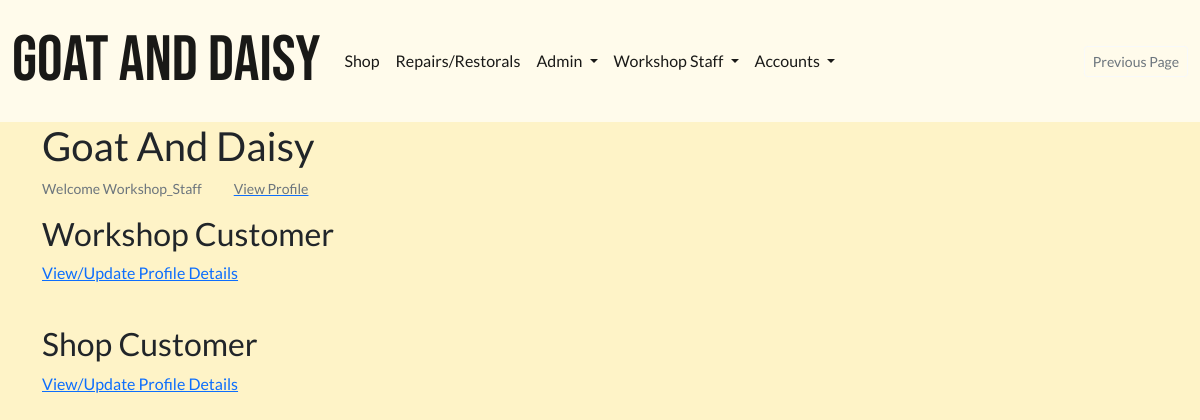
Before: /shop/all-shop-customers/ (signed in) with the older database file.
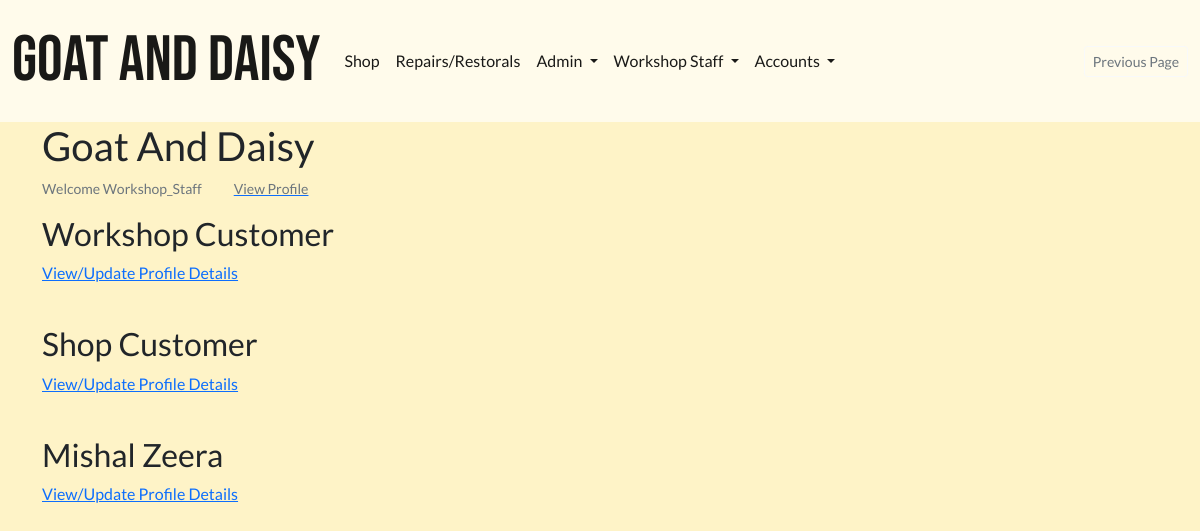
After: the same page with the newer database file.
### profiles/models.py (models this page shows, shortened)
class Customer(models.Model):
    username = models.OneToOneField(
        User, on_delete=models.CASCADE, null=True, editable=False)
    email = models.EmailField(unique=True, default="start@domain.dj")
    full_name = models.CharField(max_length=100, null=True, blank=True)
    address1 = models.CharField(max_length=100, null=True, blank=True)
    address2 = models.CharField(max_length=100, null=True, blank=True)
    postcode = models.CharField(max_length=40, null=True, blank=True)
    town_or_city = models.CharField(max_length=40, null=True, blank=True)
    country = models.CharField(max_length=40, null=True, blank=True)
    notes = models.TextField(null=True, blank=True)
    staff_notes = models.TextField(null=True, blank=True)
    has_active_shop_orders = models.BooleanField(default=False)
    has_active_repairs = models.BooleanField(default=False)

### shop/views.py (the view)
# urls.py: path('all-shop-customers/', views.AllShopCustomers.as_view(),
class AllShopCustomers(GroupRequiredMixin, ListView):
    group_required = [u'General Staff']
    queryset = Customer.objects.all()
    template_name = 'shop/all_customers.html'
    context_object_name = 'customers'

### invoices/contexts.py (called while the page is built, shortened)
def shopping_cart(request):
    template_cart = []
    products_count = 0
    order_amount = 0
    shipping = 500
    cart = request.session.get('cart', {})
    for item in enumerate(template_cart):
        products_count += 1
    order_total = order_amount + shipping
    stripe_total = round(order_total * 100)
    context = {
        'template_cart': template_cart,
        'products_count': products_count,
        'order_amount': order_amount,
        'shipping': shipping,
        'order_total': order_total,
        'stripe_total': stripe_total,
    }
    return context

### profiles/group_mixin_decorator.py (called while the page is built)
    def dispatch(self, request, *args, **kwargs):
        if not request.user.is_authenticated:
            raise PermissionDenied
        else:
            user_groups = []
            for group in request.user.groups.values_list('name', flat=True):
                user_groups.append(group)
            if len(set(user_groups).intersection(self.group_required)) <= 0:
                raise PermissionDenied
        return super(GroupRequiredMixin, self).dispatch(request, *args, **kwargs)

### shop/templates/shop/all_customers.html (shortened to what this page needs)
{% extends 'base.html' %}
{% load static %}
{% block extra_css %}
<link rel="stylesheet" href="{% static 'css/home_bg_image_trans.css' %}">
{% endblock %}
{% block content %}
{% for customer in customers%}
    <h2 class=>{{customer.full_name | title}}</h2>
    <a href="{% url 'customer_account_update' pk=customer.id%}">
        <p>View/Update Profile Details</p>
    </a>
    <br>
{% endfor %}
{% endblock %}

Changed rows visible on the page:
added Customer: full_name "Mishal Zeera"
